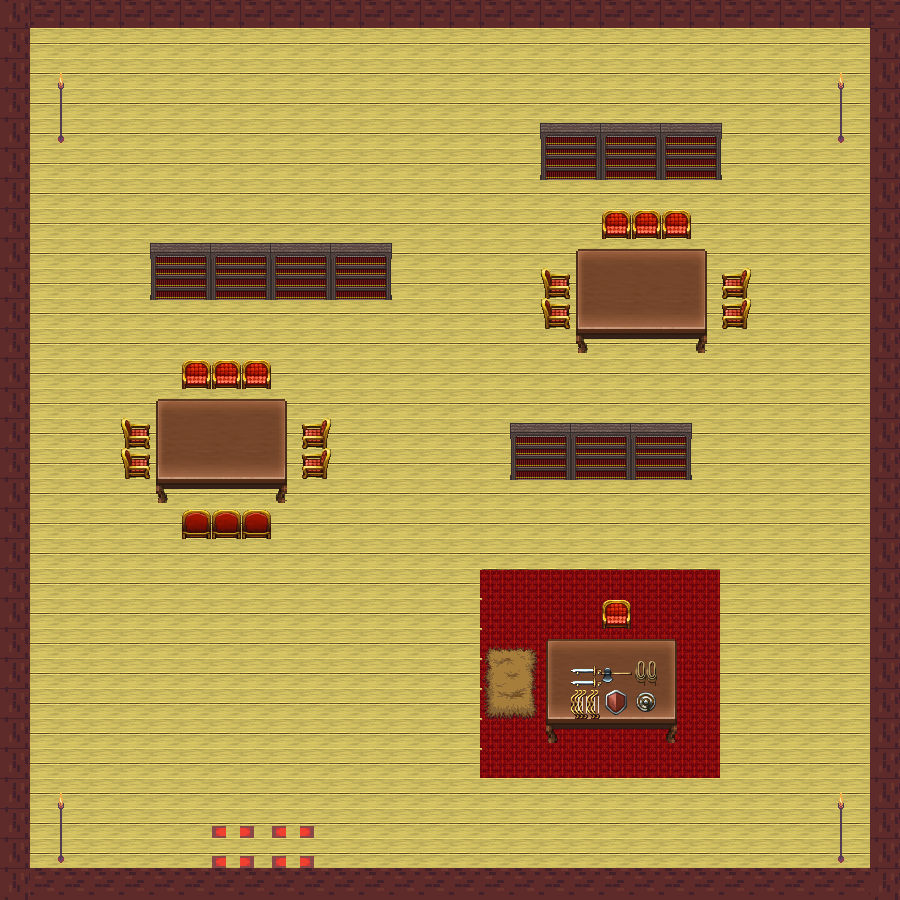

A 2D game scene composited from a Tiled map and its tileset images. What follows is a short description and the map's XML, with each tile layer's data collapsed to a summary:
An orthogonal 30x30 tile map with 30x30 px tiles, 5 tile layers (background, meuble, decor, arme, ...), 9 tilesets and 25 objects (19x collision, enter_castle, spawn_interieur, paul_path1, paul_path2, ...).

<map version="1.8" tiledversion="1.8.4" orientation="orthogonal" renderorder="right-down" width="30" height="30" tilewidth="30" tileheight="30" infinite="0" nextlayerid="10" nextobjectid="84">
 <tileset firstgid="1" source="marché+maison/tonneau+tente.tsx" />
 <tileset firstgid="257" source="terrain+interieur chateau/porte.tsx" />
 <tileset firstgid="513" source="terrain+interieur chateau/sol+chateau.tsx" />
 <tileset firstgid="1537" source="terrain+interieur chateau/base_out_atlas.tsx" />
 <tileset firstgid="2561" source="map tiled/PathAndObjects.tsx" />
 <tileset firstgid="2817" name="table" tilewidth="30" tileheight="30" tilecount="625" columns="25">
  <image source="terrain+interieur chateau/table.png" trans="000000" width="768" height="768" />
 </tileset>
 <tileset firstgid="3442" source="bateau+interieur/interieur ship.tsx" />
 <tileset firstgid="3698" name="tapis etc" tilewidth="30" tileheight="30" tilecount="920" columns="23">
  <image source="terrain+interieur chateau/tapis_etc.png" trans="000000" width="718" height="1214" />
 </tileset>
 <tileset firstgid="4618" source="house.tsx" />
 <layer id="1" name="background" width="30" height="30">
  <data>[900 cells, 900 non-empty, 5 distinct tile ids]</data>
 </layer>
 <layer id="2" name="meuble" width="30" height="30">
  <data>[900 cells, 128 non-empty, 38 distinct tile ids]</data>
 </layer>
 <layer id="4" name="decor" width="30" height="30">
  <data>[900 cells, 8 non-empty, 2 distinct tile ids]</data>
 </layer>
 <layer id="6" name="arme" width="30" height="30">
  <data>[900 cells, 6 non-empty, 6 distinct tile ids]</data>
 </layer>
 <layer id="9" name="haut" width="30" height="30">
  <data>[900 cells, 20 non-empty, 2 distinct tile ids]</data>
 </layer>
 <objectgroup id="7" name="collision">
  <object id="39" type="collision" x="-6.06061" y="24.2424" width="30.303" height="875.76" />
  <object id="54" type="collision" x="865.939" y="24.2424" width="30.303" height="875.76" />
  <object id="51" type="collision" x="0" y="-12" width="902" height="44" />
  <object id="52" type="collision" x="6" y="864" width="902" height="44" />
  <object id="55" name="enter_castle" x="210" y="822" width="106" height="42" />
  <object id="56" name="spawn_interieur" x="264" y="735">
   <point />
  </object>
  <object id="66" type="collision" x="547.333" y="639.333" width="129.667" height="104" />
  <object id="67" type="collision" x="576.833" y="249.333" width="129.667" height="104" />
  <object id="68" type="collision" x="540.5" y="268.5" width="31.5" height="31.5" />
  <object id="69" type="collision" x="541.5" y="298" width="31.5" height="31.5" />
  <object id="71" type="collision" x="720" y="267" width="31.5" height="31.5" />
  <object id="72" type="collision" x="720.5" y="298.5" width="31.5" height="31.5" />
  <object id="73" name="collision" x="598" y="207.5" width="96" height="33.5" />
  <object id="74" type="collision" x="540" y="149" width="182.5" height="32" />
  <object id="75" type="collision" x="509.5" y="448.5" width="182.5" height="32" />
  <object id="77" type="collision" x="150.5" y="270.5" width="240" height="30" />
  <object id="79" type="collision" x="157" y="397" width="131.5" height="106.5" />
  <object id="80" type="collision" x="180.5" y="358.5" width="92" height="31.5" />
  <object id="81" type="collision" x="301.5" y="421.5" width="29.5" height="56.5" />
  <object id="82" type="collision" x="121" y="417" width="32" height="64" />
  <object id="83" type="collision" x="182" y="509.5" width="91" height="31.5" />
 </objectgroup>
 <objectgroup id="8" name="NPCPaths">
  <object id="58" name="paul_path1" x="750.5" y="359.5" width="29" height="29.5" />
  <object id="59" name="paul_path2" x="420.5" y="360.833" width="29" height="29.5" />
  <object id="62" name="paul_path3" x="421.167" y="765.5" width="29" height="29.5" />
  <object id="63" name="paul_path4" x="750.5" y="764.833" width="29" height="29.5" />
 </objectgroup>
</map>
